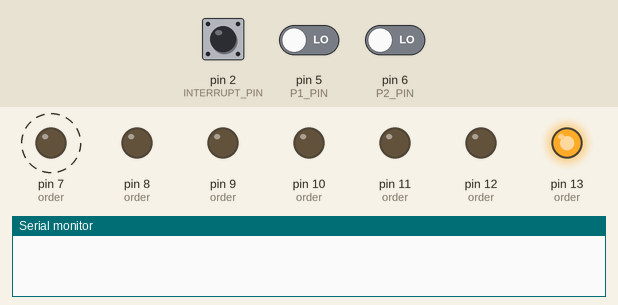
The sketch below on a simulated Arduino Uno, built with avr-gcc and run on an emulated ATmega328P. On the bench: output pins drawn as LEDs (lit = HIGH), the last lines printed to the serial monitor. Dashed ring = blinking. Inputs (shaded band) come from the test bench; at power-on: pin 2 (INTERRUPT_PIN) HIGH, pin 5 (P1_PIN) LOW, pin 6 (P2_PIN) LOW.

Above: at 0.1 s.
At 1.2 s:
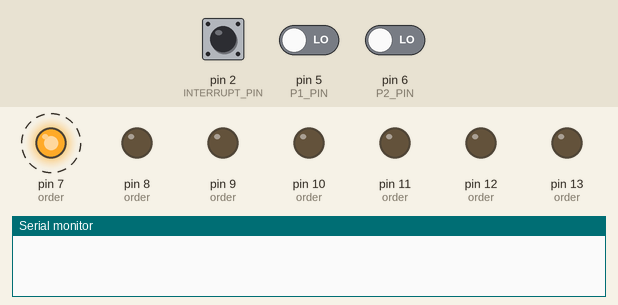
1.3 s: pin 2 (INTERRUPT_PIN) pulled LOW for 0.15 s
At 1.8 s:
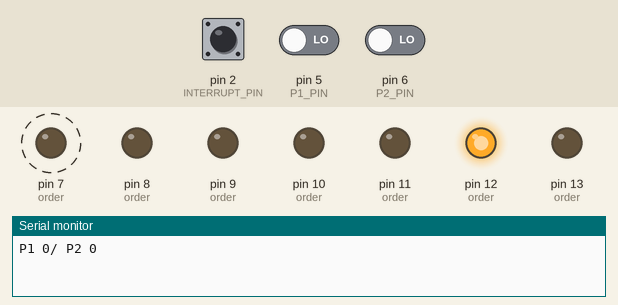
Timing chart, 0 to 13.3 s (numbered marks = the images above; inputs shaded):
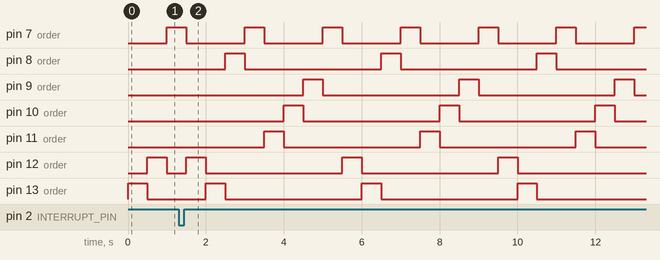

Measured:
- by itself, pin 7 (order): alternates HIGH for 0.50 s and LOW for 1.5 s
- by itself, pin 8 (order), pin 9 (order), pin 10 (order), pin 11 (order), pin 12 (order), pin 13 (order): alternates HIGH for 0.50 s and LOW for 3.5 s

The sketch:

game.ino
```cpp
#define A 13
#define B 12
#define C 11
#define D 10
#define E 9
#define F 8
#define G 7
#define POINTS_TO_END_THE_GAME 10
// order a b g e d c g f
char order[8] = {A, B, G, E, D, C, G, F};

char pins[7] = {A, B, C, D, E, F, G};
const byte INTERRUPT_PIN = 2;
const byte P1_PIN = 5;
const byte P2_PIN = 6;
size_t totGamePoints = 0;
size_t pointsP1 = 0;
size_t pointsP2 = 0;
volatile bool ended = false;
volatile bool forward = true;
volatile size_t curPos = 0;

void setup() {
  for (size_t i = 0; i <  sizeof(pins); i++) {
    pinMode(pins[i], OUTPUT);
  }
  pinMode(INTERRUPT_PIN, INPUT_PULLUP);
  pinMode(P1_PIN, INPUT);
  pinMode(P2_PIN, INPUT);

  attachInterrupt(digitalPinToInterrupt(INTERRUPT_PIN), scoring_, FALLING);
  Serial.begin(9600);
}

void loop() {
  if (ended) {
    end_();
    return;
  }
  // flash current Segment
  digitalWrite(order[curPos], HIGH);
  delay(500 / (totGamePoints + 1));
  digitalWrite(order[curPos], LOW);
  // select next segment
  curPos = forward ? curPos + 1 : (curPos == 0) ? sizeof(order)-1 : curPos - 1;
  curPos = (curPos) % sizeof(order);
}

void end_() {
  // flash all segments
  for (size_t i = 0; i <= sizeof(pins); i++) {
    digitalWrite(order[i], HIGH);
  }
  delay(1000);
  for (size_t i = 0; i <= sizeof(pins); i++) {
    digitalWrite(order[i], LOW);
  }
  delay(1000);
}

// Prints the current Score of Players
void printScore_() {
  char p1[] = "P1 ";
  char p2[] = "/ P2 ";
  Serial.print(p1);
  Serial.print(pointsP1);
  Serial.print(p2);
  Serial.println(pointsP2);
}

void updateStats_(bool statP1, bool statP2) {
  // check if somebody scored
  if (order[curPos] == A && statP1) {
    totGamePoints = totGamePoints + 1;
    pointsP1 = pointsP1 + 1;
    if (statP2) {
      pointsP2 = (pointsP2 == 0) ? 0 : pointsP2 - 1;
    }
  } else if (order[curPos] == D && statP2) {
    totGamePoints = totGamePoints + 1;
    pointsP2 = pointsP2 + 1;
    if (statP1) {
      pointsP1 = (pointsP1 == 0) ? 0 : pointsP1 - 1;
    }
  } else {
    // penalize player
    if (statP1) {
      pointsP1 = (pointsP1 == 0) ? 0 : pointsP1 - 1;
    }
    if (statP2) {
      pointsP2 = (pointsP2 == 0) ? 0 : pointsP2 - 1;
    }
    // switch direction
    forward = !forward;
  }
}

void scoring_() {
  if (ended){
    delay(200);
  }
  bool statP1 = digitalRead(P1_PIN);
  bool statP2 = digitalRead(P2_PIN);
  if (ended && statP1 && statP2) {
    // reset the game stats
    totGamePoints = 0;
    pointsP1 = 0;
    pointsP2 = 0;
    ended = false;
    Serial.println("RESET");
    return;
  } else if (ended) {
    // ignore interrupt
    return;
  }
  updateStats_(statP1, statP2);
  // end the game if max points reached
  if (totGamePoints == POINTS_TO_END_THE_GAME) {
    ended = true;
    Serial.println("Final Score:");
  }

  printScore_();
}
```
